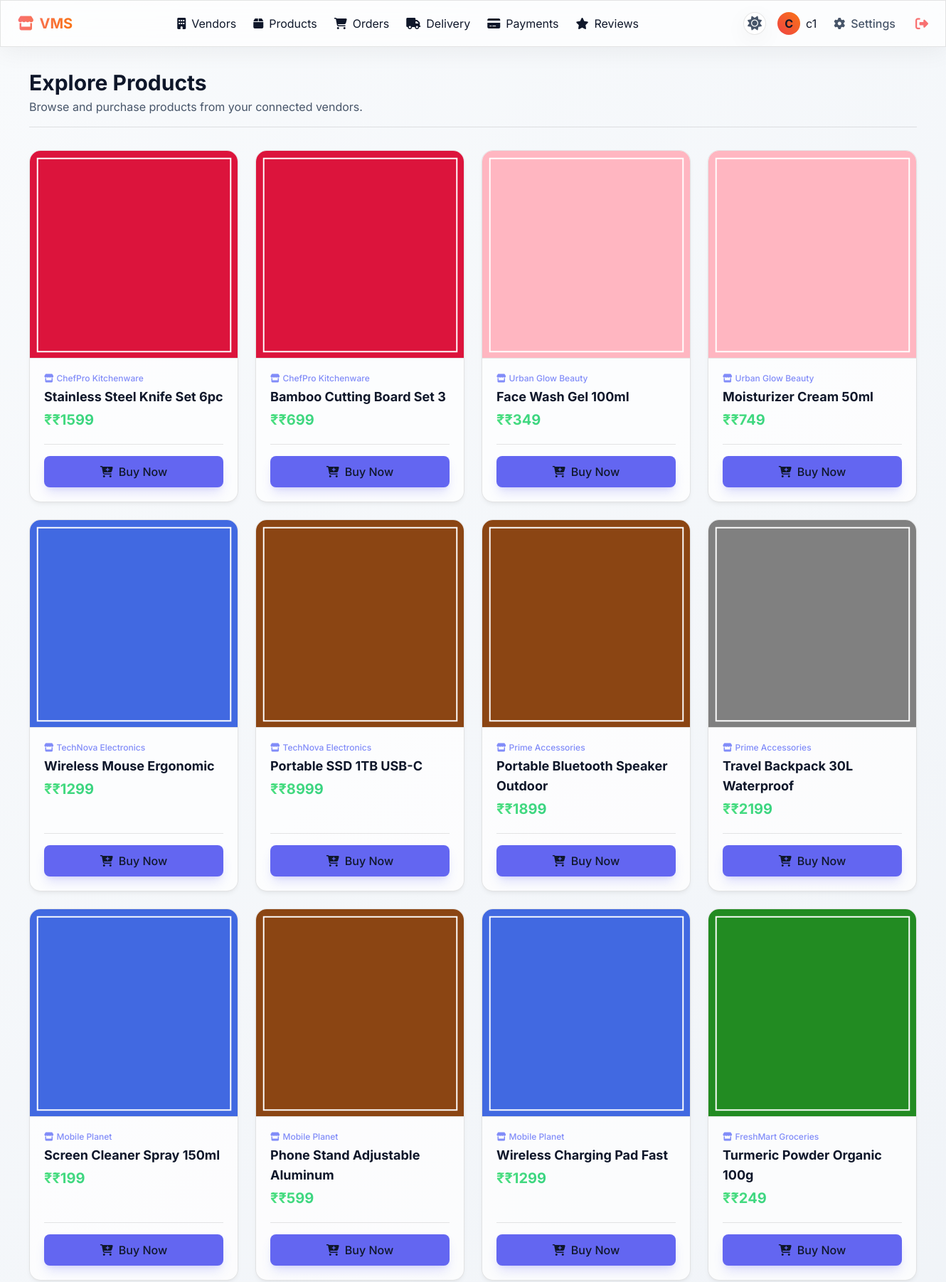
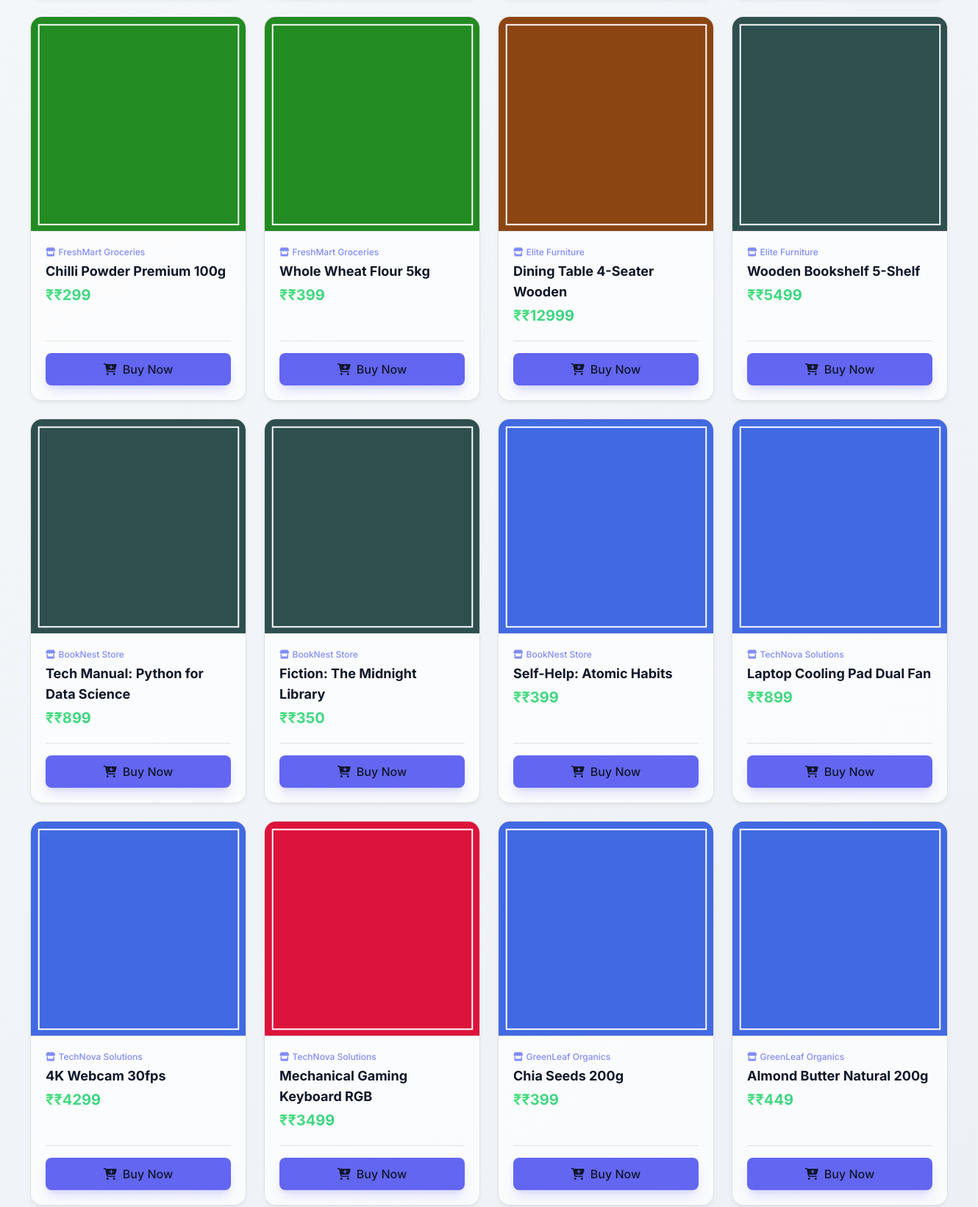
/products (signed in, upper part), run on the app's committed database (2 pictures, top to bottom).
### tables this page shows
CREATE TABLE products(
    id INTEGER PRIMARY KEY AUTOINCREMENT,
    vendor TEXT,
    name TEXT,
    price TEXT
, image TEXT DEFAULT "", availability TEXT DEFAULT "In Stock");

### app.py (the view)
@app.route('/products', methods=['GET', 'POST'])
def products():
    if 'user' not in session:
        return redirect('/login')
    conn = get_db()
    role = session['role']
    if role == "vendor":
        if request.method == 'POST':
            name = request.form['name']
            price = request.form['price']
            vendor = session['user']
            image_path = ""
            if 'image' in request.files:
                file = request.files['image']
                if file.filename != '':
                    filename = secure_filename(file.filename)
                    file.save(os.path.join(app.config['UPLOAD_FOLDER'], filename))
                    image_path = f"uploads/{filename}"
            conn.execute(
                "INSERT INTO products(vendor,name,price,image,availability) VALUES(?,?,?,?,?)",
                (vendor,name,price,image_path,"In Stock")
            )
            conn.commit()
        products = conn.execute(
            "SELECT * FROM products WHERE vendor=? ORDER BY id DESC",
            (session['user'],)
        ).fetchall()
        return render_template(
            'products.html',
            products=products
        )
    else:
        connected_vendors = conn.execute(
            "SELECT vendor FROM connections WHERE customer=? ORDER BY id DESC",
            (session['user'],)
        ).fetchall()
        vendor_names = [v['vendor'] for v in connected_vendors]
        if vendor_names:
            placeholders = ",".join("?" * len(vendor_names))
            query = f"""
                SELECT * FROM products
                WHERE vendor IN ({placeholders})
                ORDER BY id DESC
            """
            products = conn.execute(
                query,
                vendor_names
            ).fetchall()
        else:
            products = []
        return render_template(
            'customer_products.html',
            products=products
        )

### app.py (called while the page is built)
def get_db():
    conn = sqlite3.connect("vendor.db")
    conn.row_factory = sqlite3.Row
    return conn

### templates/customer_products.html (shortened to what this page needs)
{% extends "base.html" %}
{% block content %}
<div class="fade-in">
    <div class="flex justify-between items-center mb-8 border-b border-glass pb-4">
        <div>
            <h1 class="text-3xl font-bold">Explore Products</h1>
            <p class="text-muted mt-1">Browse and purchase products from your connected vendors.</p>
        </div>
    </div>
    {% if products %}
    <div class="grid grid-cols-1 sm:grid-cols-2 md:grid-cols-3 lg:grid-cols-4 gap-6">
        {% for p in products %}
        <div class="glass-card group flex flex-col relative overflow-hidden">
            <div class="w-full aspect-square bg-overlay relative overflow-hidden flex items-center justify-center text-6xl text-muted border-b border-glass">
                {% if p['image'] %}
                    <img src="{{ url_for('static', filename=p['image']) }}" alt="{{ p['name'] }}" class="w-full h-full object-cover transition-transform duration-500 group-hover:scale-110">
                {% endif %}
            </div>
            <div class="p-5 flex flex-col flex-grow">
                <div class="mb-1 flex items-center gap-1 text-xs text-indigo-400 font-medium">
                    <i class="fa-solid fa-store"></i> {{ p['vendor'] }}
                </div>
                <h3 class="text-lg font-bold text-main mb-1 line-clamp-2" title="{{ p['name'] }}">{{ p['name'] }}</h3>
                <div class="text-xl font-bold text-transparent bg-clip-text bg-gradient-to-r from-green-400 to-emerald-500 mb-5">
                </div>
                <div class="mt-auto pt-4 border-t border-glass">
                    <form method="POST" action="/add_order">
                        {% if p['availability'] == 'Out Of Stock' %}
                            <button disabled class="w-full py-2.5 rounded-lg bg-slate-700 text-muted font-medium cursor-not-allowed flex items-center justify-center gap-2">
                                <i class="fa-solid fa-xmark"></i> Unavailable
                            </button>
                        {% else %}
                            <button type="submit" class="w-full py-2.5 rounded-lg bg-indigo-500 hover:bg-indigo-600 text-main font-medium transition-colors flex items-center justify-center gap-2 shadow-lg shadow-indigo-500/20">
                                <i class="fa-solid fa-cart-plus"></i> Buy Now
                            </button>
                        {% endif %}
                    </form>
                </div>
            </div>
        </div>
        {% endfor %}
    </div>
    {% endif %}
</div>
{% endblock %}

### static/css/style.css (style rules this page uses)
:root { --bg-gradient-1: #0f172a; --bg-gradient-2: #1e1b4b; --accent-glow: rgba(239, 68, 68, 0.4); --accent-btn: linear-gradient(135deg, #ef4444, #f97316); --accent-btn-hover: linear-gradient(135deg, #dc2626, #ea580c); --glass-bg: rgba(255, 255, 255, 0.05); --glass-border: rgba(255, 255, 255, 0.1); --glass-border-hover: rgba(255, 255, 255, 0.2); --text-primary: #f8fafc; --text-secondary: #94a3b8; --input-bg: rgba(255, 255, 255, 0.03); --input-focus: rgba(255, 255, 255, 0.08); --panel-shadow: 0 8px 32px 0 rgba(0, 0, 0, 0.3); --card-shadow: 0 4px 6px -1px rgba(0, 0, 0, 0.1), 0 2px 4px -1px rgba(0, 0, 0, 0.06); --card-shadow-hover: 0 10px 15px -3px rgba(0, 0, 0, 0.2), 0 0 20px var(--accent-glow); --status-pending-bg: rgba(249, 115, 22, 0.2); --status-pending-text: #fdba74; --status-pending-border: rgba(249, 115, 22, 0.3); --status-accepted-bg: rgba(59, 130, 246, 0.2); --status-accepted-text: #93c5fd; --status-accepted-border: rgba(59, 130, 246, 0.3); --status-processing-bg: rgba(168, 85, 247, 0.2); --status-processing-text: #d8b4fe; --status-processing-border: rgba(168, 85, 247, 0.3); --status-shipped-bg: rgba(99, 102, 241, 0.2); --status-shipped-text: #a5b4fc; --status-shipped-border: rgba(99, 102, 241, 0.3); --status-out-bg: rgba(6, 182, 212, 0.2); --status-out-text: #67e8f9; --status-out-border: rgba(6, 182, 212, 0.3); --status-delivered-bg: rgba(34, 197, 94, 0.2); --status-delivered-text: #86efac; --status-delivered-border: rgba(34, 197, 94, 0.3); --status-cancel-bg: rgba(239, 68, 68, 0.2); --status-cancel-text: #fca5a5; --status-cancel-border: rgba(239, 68, 68, 0.3); }
[data-theme="light"] { --bg-gradient-1: #f8fafc; --bg-gradient-2: #e2e8f0; --accent-glow: rgba(239, 68, 68, 0.2); --glass-bg: rgba(255, 255, 255, 0.7); --glass-border: rgba(0, 0, 0, 0.1); --glass-border-hover: rgba(0, 0, 0, 0.2); --text-primary: #0f172a; --text-secondary: #475569; --input-bg: rgba(255, 255, 255, 0.9); --input-focus: #ffffff; --panel-shadow: 0 8px 32px 0 rgba(0, 0, 0, 0.05); --card-shadow: 0 4px 6px -1px rgba(0, 0, 0, 0.05), 0 2px 4px -1px rgba(0, 0, 0, 0.03); --card-shadow-hover: 0 10px 15px -3px rgba(0, 0, 0, 0.1), 0 0 20px var(--accent-glow); --status-pending-bg: #fff7ed; --status-pending-text: #c2410c; --status-accepted-bg: #eff6ff; --status-accepted-text: #1d4ed8; --status-processing-bg: #faf5ff; --status-processing-text: #7e22ce; --status-shipped-bg: #eef2ff; --status-shipped-text: #4338ca; --status-out-bg: #ecfeff; --status-out-text: #0e7490; --status-delivered-bg: #f0fdf4; --status-delivered-text: #15803d; --status-cancel-bg: #fef2f2; --status-cancel-text: #b91c1c; }
html { scroll-behavior: smooth; }
body { background: linear-gradient(135deg, var(--bg-gradient-1), var(--bg-gradient-2)); background-attachment: fixed; color: var(--text-primary); font-family: 'Inter', sans-serif; min-height: 100vh; overflow-x: hidden; transition: background 0.3s ease, color 0.3s ease; }
.glass-card { background: var(--glass-bg); backdrop-filter: blur(12px); -webkit-backdrop-filter: blur(12px); border: 1px solid var(--glass-border); border-radius: 1rem; box-shadow: var(--card-shadow); transition: all 0.3s ease; }
.fade-in { animation: fadeIn 0.8s ease-out forwards; opacity: 0; }
.text-main { color: var(--text-primary); }
.text-muted { color: var(--text-secondary); }
.border-glass { border-color: var(--glass-border); }
.bg-overlay { background: var(--glass-bg); }
body { transition: background-color 0.3s ease, color 0.3s ease; }
* { transition: background-color 0.2s ease, color 0.2s ease, border-color 0.2s ease; }
.glass-card { transition: all 0.3s cubic-bezier(0.25, 0.46, 0.45, 0.94); }

### data on the page
products: image (picture), vendor "ChefPro Kitchenware", name "Stainless Steel Knife Set 6pc", availability "Buy Now"
products: image (picture), vendor "ChefPro Kitchenware", name "Bamboo Cutting Board Set 3", availability "Buy Now"
products: image (picture), vendor "Urban Glow Beauty", name "Face Wash Gel 100ml", availability "Buy Now"
products: image (picture), vendor "Urban Glow Beauty", name "Moisturizer Cream 50ml", availability "Buy Now"
products: image (picture), vendor "TechNova Electronics", name "Wireless Mouse Ergonomic", availability "Buy Now"
products: image (picture), vendor "TechNova Electronics", name "Portable SSD 1TB USB-C", availability "Buy Now"
products: image (picture), vendor "Prime Accessories", name "Portable Bluetooth Speaker Outdoor", availability "Buy Now"
products: image (picture), vendor "Prime Accessories", name "Travel Backpack 30L Waterproof", availability "Buy Now"
products: image (picture), vendor "Mobile Planet", name "Screen Cleaner Spray 150ml", availability "Buy Now"
products: image (picture), vendor "Mobile Planet", name "Phone Stand Adjustable Aluminum", availability "Buy Now"
products: image (picture), vendor "Mobile Planet", name "Wireless Charging Pad Fast", availability "Buy Now"
products: image (picture), vendor "FreshMart Groceries", name "Turmeric Powder Organic 100g", availability "Buy Now"
products: image (picture), vendor "FreshMart Groceries", name "Chilli Powder Premium 100g", availability "Buy Now"
products: image (picture), vendor "FreshMart Groceries", name "Whole Wheat Flour 5kg", availability "Buy Now"
products: image (picture), vendor "Elite Furniture", name "Dining Table 4-Seater Wooden", availability "Buy Now"
products: image (picture), vendor "Elite Furniture", name "Wooden Bookshelf 5-Shelf", availability "Buy Now"
products: image (picture), vendor "BookNest Store", name "Tech Manual: Python for Data Science", availability "Buy Now"
products: image (picture), vendor "BookNest Store", name "Fiction: The Midnight Library", availability "Buy Now"
products: image (picture), vendor "BookNest Store", name "Self-Help: Atomic Habits", availability "Buy Now"
products: image (picture), vendor "TechNova Solutions", name "Laptop Cooling Pad Dual Fan", availability "Buy Now"
products: image (picture), vendor "TechNova Solutions", name "4K Webcam 30fps", availability "Buy Now"
products: image (picture), vendor "TechNova Solutions", name "Mechanical Gaming Keyboard RGB", availability "Buy Now"
products: image (picture), vendor "GreenLeaf Organics", name "Chia Seeds 200g", availability "Buy Now"
products: image (picture), vendor "GreenLeaf Organics", name "Almond Butter Natural 200g", availability "Buy Now"

### other printed values
{{ session['user'][0]|upper }} "C"
{{ session['user'] }} "c1"
